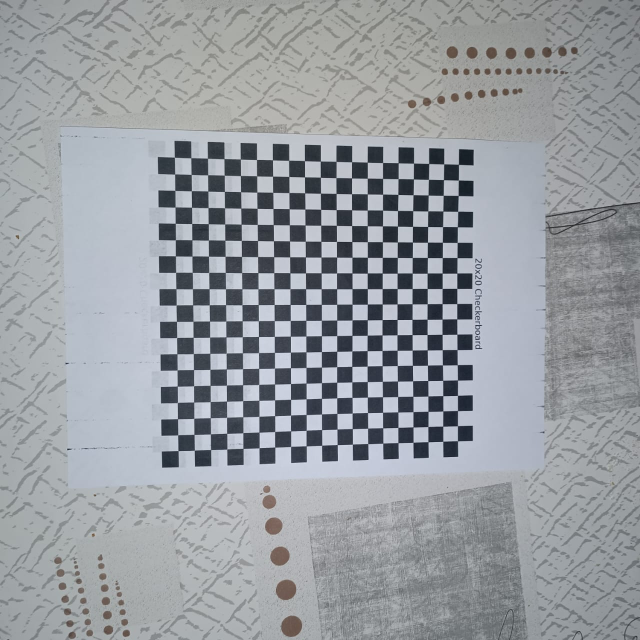
#> input picture 20/1.jpg, 1280 x 1280 px (shown at 1/2 size); its folder holds only this picture in this run
$ python calibration.py
#> lines starting #> are read from the running program, lines starting #| are printed output that depends on the picture; after the words box and inside, x2 and y2 are one past the last pixel; in counts of white or black regions, pixels touching at a corner belong together; long printed decimals are rounded
import numpy as np
import cv2 as cv
import os
import glob
import matplotlib.pyplot as plt

def calibrate(showPics=True):
    # Read Image
#> called with showPics = True
    root = os.getcwd()
    calibrationDir = os.path.join(root, '20')
    imgPathList = glob.glob(os.path.join(calibrationDir, '*.jpg'))

    if not imgPathList:
        print("Error: No images found in the calibration directory.")
        return None, None

    # Initialize
    nRows, nCols = 19, 19
    termCriteria = (cv.TERM_CRITERIA_EPS + cv.TERM_CRITERIA_MAX_ITER, 30, 0.001)
    worldPtsCur = np.zeros((nRows * nCols, 3), np.float32)
    worldPtsCur[:, :2] = np.mgrid[0:nCols, 0:nRows].T.reshape(-1, 2)
    worldPtsList, imgPtsList = [], []

    # Find Corners
    for curImgPath in imgPathList:
        imgBGR = cv.imread(curImgPath)
#> imgBGR is the input picture: shape (1280, 1280, 3); mean B, G, R 161, 155.9, 151.7
        if imgBGR is None:
            print(f"Warning: Could not read image at path {curImgPath}. Please check if the file path contains special characters.")
            continue

        imgGray = cv.cvtColor(imgBGR, cv.COLOR_BGR2GRAY)
        # Try different flags to improve corner detection for non-standard orientations
        cornersFound, cornersOrg = cv.findChessboardCorners(imgGray, (nCols, nRows), cv.CALIB_CB_ADAPTIVE_THRESH + cv.CALIB_CB_NORMALIZE_IMAGE)
#> cornersFound = True; cornersOrg = 361 rows, first 8: [349.3, 315], [382.3, 316.1], [415.4, 316.8], [448.5, 317.9], [481.3, 318.6], [513.5, 319.5], [545.5, 320.3], [577.7, 321]

        if cornersFound:
            worldPtsList.append(worldPtsCur)
            cornersRefined = cv.cornerSubPix(imgGray, cornersOrg, (6, 6), (-1, -1), termCriteria)
#> cornersRefined = 361 rows, first 8: [349.3, 315], [382.3, 316.1], [415.4, 316.9], [448.5, 317.8], [481.2, 318.6], [513.5, 319.5], [545.5, 320.3], [577.8, 321.1]
            imgPtsList.append(cornersRefined)

            if showPics:
                cv.drawChessboardCorners(imgBGR, (nCols, nRows), cornersRefined, cornersFound)
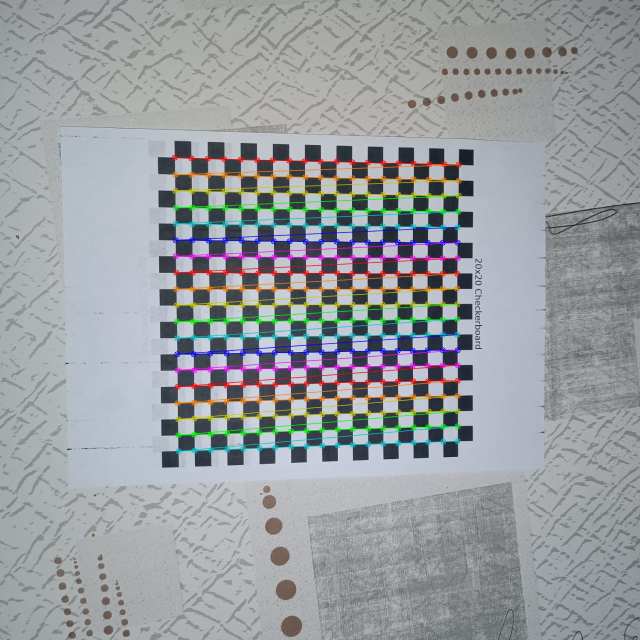
#> imgBGR: shape (1280, 1280, 3) (shown at 1/2 size); 5.37% of pixels changed, all inside (x1, y1, x2, y2) = (343, 309, 924, 909)
                cv.imshow('Chessboard Corners', imgBGR)
                cv.waitKey(500)

    cv.destroyAllWindows()

    if not worldPtsList or not imgPtsList:
        print("Error: No valid chessboard corners found in any images.")
        return None, None

    # Calibrate
    ret, camMatrix, distCoeff, rvecs, tvecs = cv.calibrateCamera(worldPtsList, imgPtsList, imgGray.shape[::-1], None, None)
#> ret = 0.405; camMatrix = [[1187.5, 0, 711.8], [0, 1199.2, 639.9], [0, 0, 1]]; distCoeff = [[0.335, -2.74, 0.0031, 0.00654, 7.67]]; rvecs = ([0.0364, -0.136, -0.00571],); tvecs = ([-11.17, -9.9, 36.81],)
    print("Camera Matrix:\n", camMatrix)
#| Camera Matrix:
#|  [[1.18753486e+03 0.00000000e+00 7.11840952e+02]
#|  [0.00000000e+00 1.19924409e+03 6.39878334e+02]
#|  [0.00000000e+00 0.00000000e+00 1.00000000e+00]]
    print("Reproj Error (pixels): {:.4f}".format(ret))
#| Reproj Error (pixels): 0.4049

    # Save Calibration Parameters
    paramPath = os.path.join(os.path.dirname(os.path.abspath(__file__)), 'calibration.npz')
    np.savez(paramPath, repError=ret, camMatrix=camMatrix, distCoeff=distCoeff, rvecs=rvecs, tvecs=tvecs)

    return camMatrix, distCoeff

# [52 lines left out: functions removeDistortion, overlayImages, not called in this run]

def runCalibration():
    calibrate(showPics=True)

# [4 lines left out: function runRemoveDistortion, not called in this run]

if __name__ == '__main__':
    runCalibration()
    # runRemoveDistortion()


$ run again, on 20/20.jpg
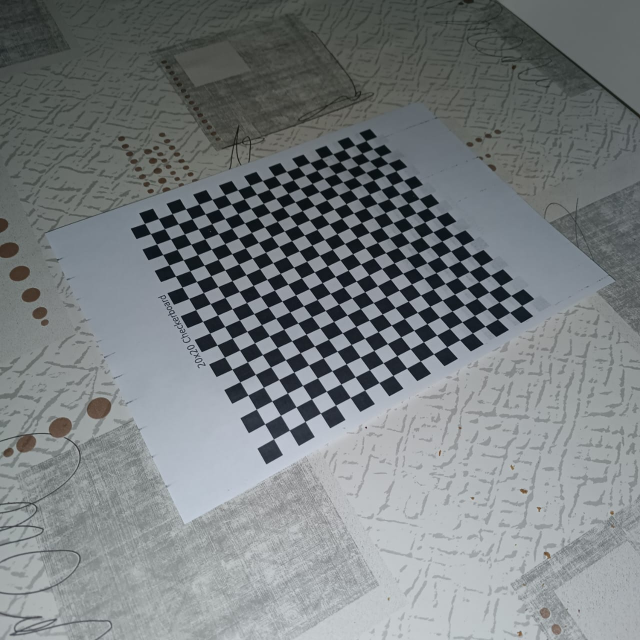
#> input picture 20/20.jpg, 1280 x 1280 px (shown at 1/2 size)
#> in calibrate, imgBGR is the input picture: shape (1280, 1280, 3); mean B, G, R 127.5, 125.5, 120.3
#> cornersFound = True; cornersOrg = 361 rows, first 8: [732, 281.9], [746.5, 297.9], [761.9, 312.8], [776.5, 327], [792.7, 342.5], [807.5, 361], [823.2, 379.1], [838.9, 397.8]
#> cornersRefined = 361 rows, first 8: [732.1, 282], [746.4, 298.1], [761.4, 313], [776.6, 327], [792.3, 342.4], [807.4, 361.1], [823.1, 378.9], [838.9, 397.9]
#> in calibrate, `cv.drawChessboardCorners(imgBGR, (nCols, nRows), cornersRefined, corne..`:
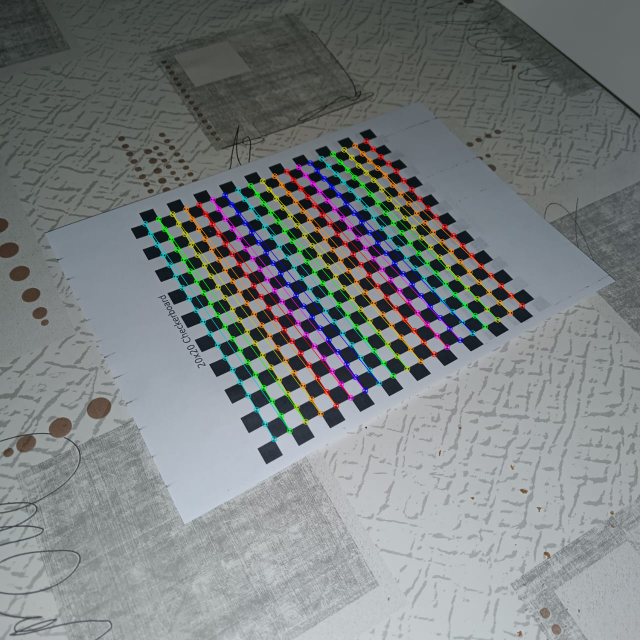
#> imgBGR: shape (1280, 1280, 3) (shown at 1/2 size); 4.17% of pixels changed, all inside (x1, y1, x2, y2) = (284, 276, 1051, 885)
#> ret = 1.38; camMatrix = [[1404.6, 0, 640.2], [0, 1478.4, 655.5], [0, 0, 1]]; distCoeff = [[1.14, -29.66, -0.00895, -0.00314, 237.2]]; rvecs = ([-0.619, 0.306, 1],); tvecs = ([3.53, -13.58, 54.62],)
#| Camera Matrix:
#|  [[1.40455116e+03 0.00000000e+00 6.40235843e+02]
#|  [0.00000000e+00 1.47842138e+03 6.55500571e+02]
#|  [0.00000000e+00 0.00000000e+00 1.00000000e+00]]
#| Reproj Error (pixels): 1.3758

$ run again, on 20/21.jpg
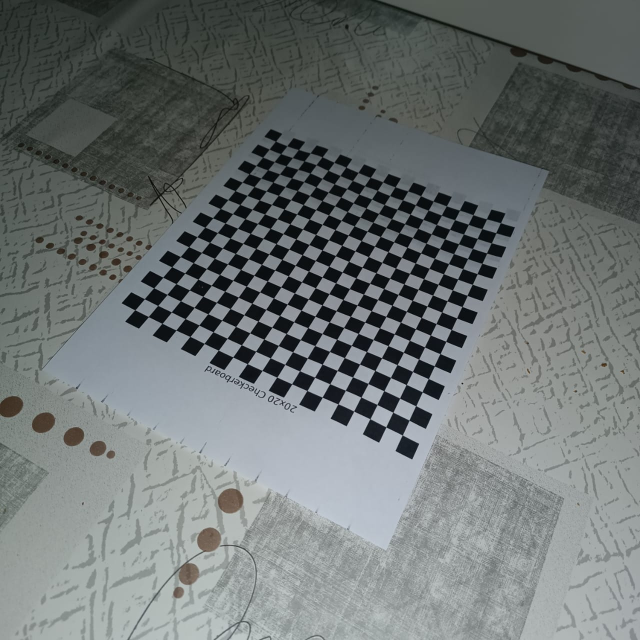
#> input picture 20/21.jpg, 1280 x 1280 px (shown at 1/2 size)
#> in calibrate, imgBGR is the input picture: shape (1280, 1280, 3); mean B, G, R 114.9, 115.2, 109.4
#> cornersFound = True; cornersOrg = 361 rows, first 8: [551.6, 282.7], [574.4, 292], [597.3, 299.6], [621, 306.2], [644.6, 314.1], [668.3, 324.8], [692.6, 334.7], [716.6, 345.4]
#> cornersRefined = 361 rows, first 8: [551.5, 282.7], [574.3, 292.1], [597.5, 299.5], [620.9, 306.4], [644.6, 314.1], [668.4, 324.9], [692.3, 334.7], [716.6, 345.4]
#> in calibrate, `cv.drawChessboardCorners(imgBGR, (nCols, nRows), cornersRefined, corne..`:
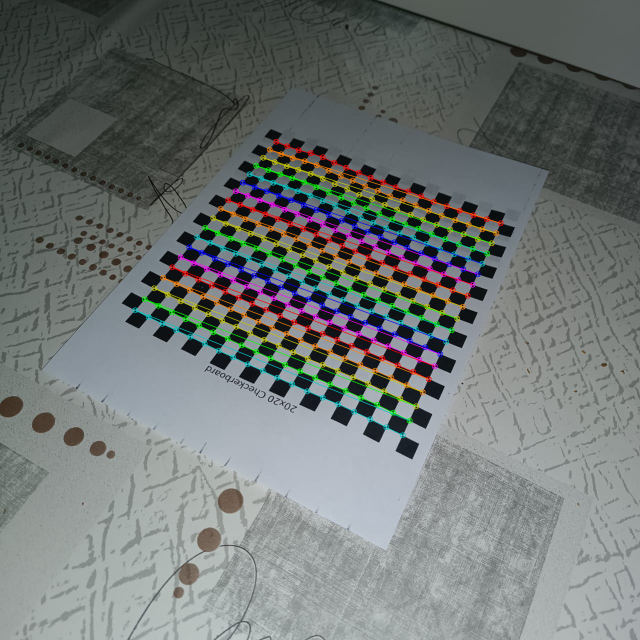
#> imgBGR: shape (1280, 1280, 3) (shown at 1/2 size); 4.78% of pixels changed, all inside (x1, y1, x2, y2) = (264, 277, 1008, 877)
#> ret = 1.3; camMatrix = [[524.3, 0, 604.5], [0, 453.4, 680.4], [0, 0, 1]]; distCoeff = [[0.11, -0.276, -0.00892, 0.00561, 0.211]]; rvecs = ([-0.249, 0.0236, 0.478],); tvecs = ([-2.1, -17.45, 20.53],)
#| Camera Matrix:
#|  [[524.260    0.         604.451]
#|  [  0.         453.369  680.351 ]
#|  [  0.           0.           1.        ]]
#| Reproj Error (pixels): 1.3039

$ run again, on 20/22.jpg
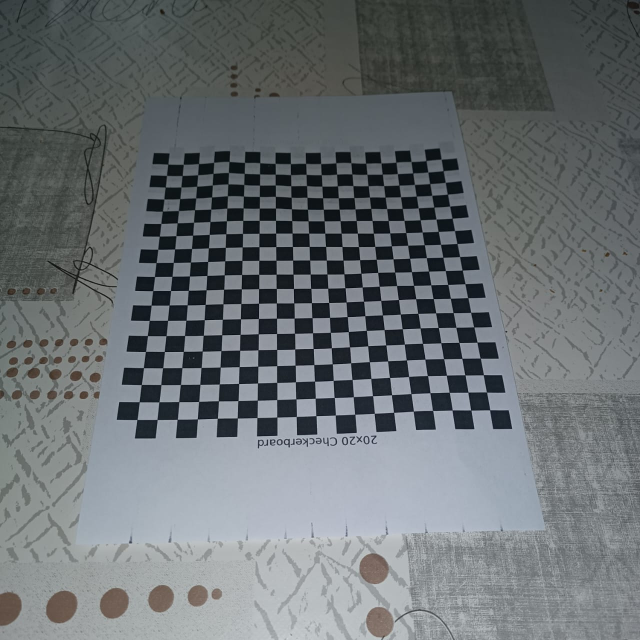
#> input picture 20/22.jpg, 1280 x 1280 px (shown at 1/2 size)
#> in calibrate, imgBGR is the input picture: shape (1280, 1280, 3); mean B, G, R 114.4, 111.5, 106
#> cornersFound = True; cornersOrg = 361 rows, first 8: [274.5, 839.5], [278.8, 804.2], [283.2, 769.5], [287.4, 735.8], [291.4, 703.3], [295.3, 671.6], [299.2, 641.1], [302.8, 610.6]
#> cornersRefined = 361 rows, first 8: [274.5, 839.5], [278.8, 804.1], [283.1, 769.5], [287.4, 735.8], [291.4, 703.3], [295.3, 671.6], [299.1, 641.2], [302.8, 610.6]
#> in calibrate, `cv.drawChessboardCorners(imgBGR, (nCols, nRows), cornersRefined, corne..`:
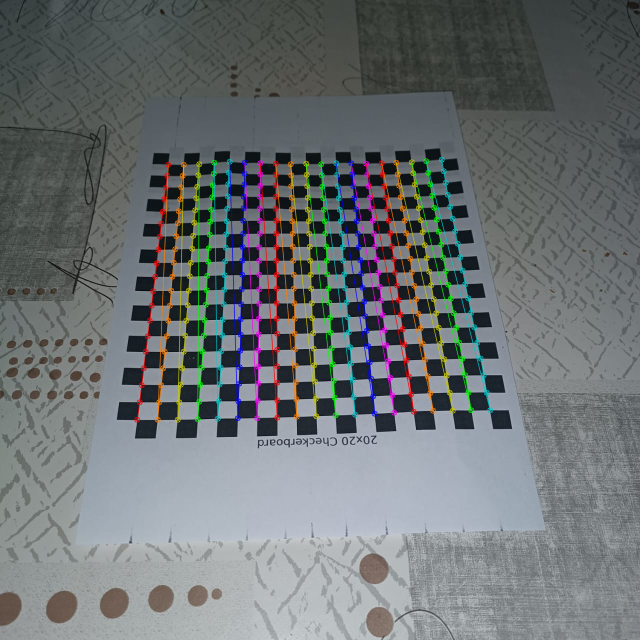
#> imgBGR: shape (1280, 1280, 3) (shown at 1/2 size); 5.04% of pixels changed, all inside (x1, y1, x2, y2) = (268, 313, 987, 846)
#> ret = 1.22; camMatrix = [[1856.1, 0, 854.5], [0, 2917.2, 1022.4], [0, 0, 1]]; distCoeff = [[-0.332, 7.26, -0.00659, 0.0419, -34.05]]; rvecs = ([-0.597, -0.801, -1.55],); tvecs = ([-14.56, -2.8, 45.04],)
#| Camera Matrix:
#|  [[1.85612138e+03 0.00000000e+00 8.54529447e+02]
#|  [0.00000000e+00 2.91719766e+03 1.02235882e+03]
#|  [0.00000000e+00 0.00000000e+00 1.00000000e+00]]
#| Reproj Error (pixels): 1.2217

$ run again, on 20/18.jpg
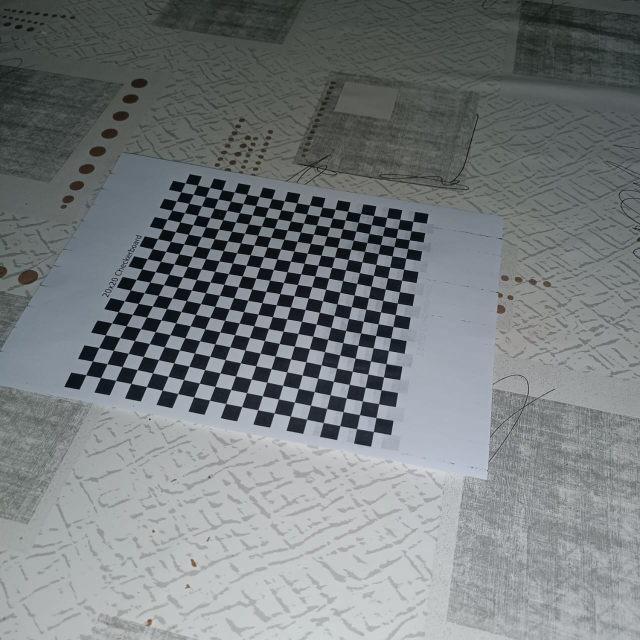
#> input picture 20/18.jpg, 1280 x 1280 px (shown at 1/2 size)
#> in calibrate, imgBGR is the input picture: shape (1280, 1280, 3); mean B, G, R 125.5, 123.8, 118.7
#> cornersFound = True; cornersOrg = 361 rows, first 8: [370.7, 366.1], [395.1, 370.6], [419.8, 375.5], [444.5, 380.2], [469, 384.7], [493.8, 389.3], [518.8, 393.6], [544.2, 397.6]
#> cornersRefined = 361 rows, first 8: [370.6, 366.2], [395.1, 370.7], [419.7, 375.4], [444.4, 380.2], [468.9, 384.7], [493.9, 389.1], [518.7, 393.5], [543.9, 397.7]
#> in calibrate, `cv.drawChessboardCorners(imgBGR, (nCols, nRows), cornersRefined, corne..`:
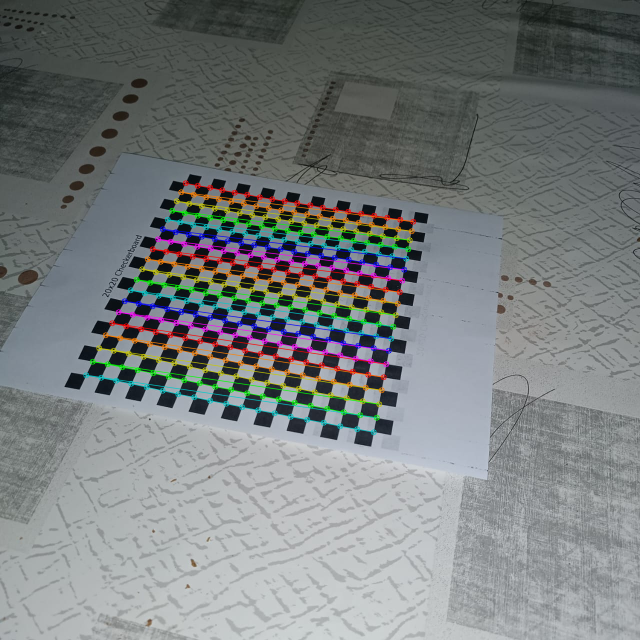
#> imgBGR: shape (1280, 1280, 3) (shown at 1/2 size); 4.93% of pixels changed, all inside (x1, y1, x2, y2) = (166, 360, 833, 871)
#> ret = 1.21; camMatrix = [[1008.8, 0, 622.3], [0, 950.9, 645], [0, 0, 1]]; distCoeff = [[-0.326, 3.68, -0.0273, -0.00894, -10.88]]; rvecs = ([-0.551, 0.0748, 0.218],); tvecs = ([-9.84, -11.38, 40.3],)
#| Camera Matrix:
#|  [[1.00883948e+03 0.00000000e+00 6.22331793e+02]
#|  [0.00000000e+00 9.50903546e+02 6.45028816e+02]
#|  [0.00000000e+00 0.00000000e+00 1.00000000e+00]]
#| Reproj Error (pixels): 1.2148
